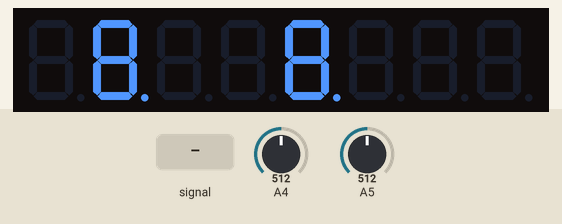
Simulated run of this sketch. Board: Arduino Uno, built with avr-gcc and run on an emulated ATmega328P. Shown: 8-digit seven-segment display. Wiring (inferred from the names in the program): 8-digit 7-segment display, segments lit when HIGH: segments pin 13, pin 12, pin 11, pin 10, pin 9, pin 8, pin 7, pin 6; digit selects A3, A2, A1, A0, pin 5, pin 4, pin 3, pin 2. The inputs (shaded band) are chosen by the test bench; at power-on: A5 = 512, A4 = 512. Random numbers use the default seed unless the sketch sets one; the segment pins are drawn as the display they are named for.

Above: at 1.2 s.
1.3 s: A4 fed a 200 Hz sine of ±81 counts around its level
At 1.99 s:
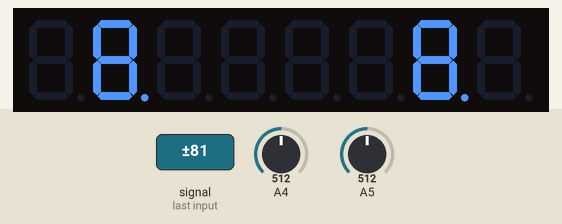
4.3 s: A5 set to 560
7.2 s: A5 set to 540
At 8.34 s:
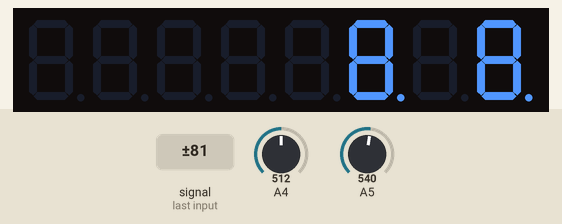
8.9 s: A5 set to 660
Timing chart, 0 to 11.9 s (numbered marks = the images above; inputs shaded):
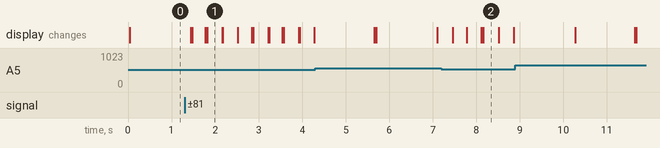

The sketch:

1SnakeGame.ino
```cpp
const long MOVE_INTERVAL = 350;
const int SNAKE_MAX = 64;
const int MIN = 0;
const int MAX = 7;

const byte ANODE_PINS[8] = {13, 12, 11, 10, 9, 8, 7, 6};
const byte CATHODE_PINS[8] = {A3, A2, A1, A0, 5, 4, 3, 2};

static byte ledOn[8][8];

int snakeX[SNAKE_MAX];
int snakeY[SNAKE_MAX];
int snakeLength = 1;
int xDirection = 1;
int yDirection = 0;

byte foodX, foodY;
long lastMoveTime = 0;

void setup() {
    for (byte i = 0; i < 8; i++) {
        pinMode(ANODE_PINS[i], OUTPUT);
        pinMode(CATHODE_PINS[i], OUTPUT);
    }

    for (byte i = 0; i < 8; i++) {
        digitalWrite(ANODE_PINS[i], HIGH);
        digitalWrite(CATHODE_PINS[i], HIGH);
    }

    // set up joystick
    pinMode(A5, INPUT); // x
    pinMode(A4, INPUT); // y

    // set up snake location
    snakeX[0] = 4;
    snakeY[0] = 4;

    spawnFood();

    Serial.begin(115200);
    Serial.setTimeout(100);
}

void loop() {
    joyStickValues();

    if (millis() - lastMoveTime > MOVE_INTERVAL) {
        slitherSnake();
        lastMoveTime = millis();
    }

    drawGame();
}

void joyStickValues() {
    int xVal = analogRead(A5);
    int yVal = analogRead(A4);

    // TODO: LAB OH
    if (xVal > 550 && (xDirection != -1)) {
        xDirection = 1; // right
        yDirection = 0;
    }
    else if (xVal < 450 && (xDirection != 1)) {
        xDirection = -1; // left
        yDirection = 0;
    }
    else if (yVal < 450 && (yDirection != -1)) {
        xDirection = 0;
        yDirection = 1; // down
    }
    else if (yVal > 650 && (yDirection != 1)) {
        xDirection = 0;
        yDirection = -1; // up
    }
}

void slitherSnake() {
    int newX = snakeX[0] + xDirection;
    int newY = snakeY[0] + yDirection;

    if (outOfBounds(newX, newY) || collided(newX, newY)) {
        gameOver();
        return;
    }

    bool ateFood = (newX == foodX && newY == foodY);
    if (ateFood && snakeLength < SNAKE_MAX) {
        snakeLength++;
        spawnFood();
    }

    for (int i = snakeLength - 1; i > 0; i--) {
        snakeX[i] = snakeX[i - 1];
        snakeY[i] = snakeY[i - 1];
    }

    snakeX[0] = newX;
    snakeY[0] = newY;
}

void drawGame() {
    // Reset display buffer
    for (int i = 0; i < 8; i++) {
        for (int j = 0; j < 8; j++) {
            ledOn[i][j] = 0;
        }
    }

    // Map snake to display buffer
    for (int i = 0; i < snakeLength; i++) {
        int x = snakeX[i];
        int y = snakeY[i];
        ledOn[x][y] = 1;
    }

    // Map food to display buffer
    ledOn[foodX][foodY] = 1;

    display(ledOn);
}

void spawnFood() {
    foodX = random(MIN, MAX + 1);
    foodY = random(MIN, MAX + 1);

    // regenerate food if collided
    while (collided(foodX, foodY)) {
        foodX = random(MIN, MAX + 1);
        foodY = random(MIN, MAX + 1);
    }
}

bool collided(int x, int y) {
    for (int i = 0; i < snakeLength; i++) {
        if (snakeX[i] == x && snakeY[i] == y) {
            return true;
        }
    }
    return false;
}

bool outOfBounds(int x, int y) {
    return (x < 0 || x > 7 || y < 0 || y > 7);
}

void gameOver() {
    for (byte i = 0; i < 8; i++) {
        digitalWrite(ANODE_PINS[i], LOW);
        for (byte j = 0; j < 8; j++) {
            digitalWrite(CATHODE_PINS[j], LOW);
            delayMicroseconds(50);
            digitalWrite(CATHODE_PINS[j], HIGH);
        }
    }

    snakeLength = 1;
    snakeX[0] = 4;
    snakeY[0] = 4;
    xDirection = 1;
    yDirection = 0;
    spawnFood();
}

void display(byte pattern[8][8]) {
    for (byte i = 0; i < 8; i++) {
        for (byte j = 0; j < 8; j++) {
            if (pattern[i][j] == 1) {
                digitalWrite(CATHODE_PINS[j], LOW);
            } else {
                digitalWrite(CATHODE_PINS[j], HIGH);
            }
        }

        digitalWrite(ANODE_PINS[i], LOW);
        delayMicroseconds(10); // Adjust higher (e.g., 1000) if screen is too dim
        digitalWrite(ANODE_PINS[i], HIGH);
    }
}
```
